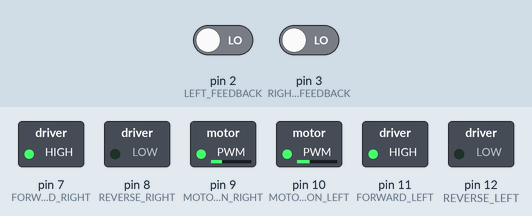
The sketch below on a simulated Arduino Uno, built with avr-gcc and run on an emulated ATmega328P. Parts: switched loads named in the sketch (green lamp = pin HIGH). Inputs (shaded band) come from the test bench; at power-on: pin 2 (LEFT_FEEDBACK) LOW, pin 3 (RIGHT_FEEDBACK) LOW. What the sketch prints to the serial monitor is not drawn.

Above: at 0.1 s.
Timing chart, 0 to 1.6 s (numbered marks = the images above):
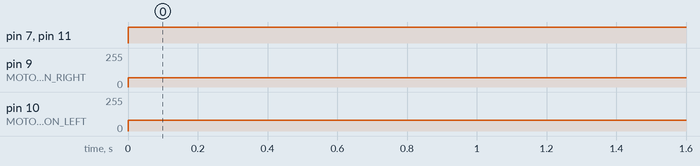

The sketch:

PlutoStory6.ino
```cpp
const int FORWARD_RIGHT = 7;
const int REVERSE_RIGHT = 8;
const int MOTOR_ON_RIGHT = 9;
const int MOTOR_ON_LEFT = 10;
const int FORWARD_LEFT = 11;
const int REVERSE_LEFT = 12;
const int LEFT_FEEDBACK = 2; // Pin numbers on Rover
const int RIGHT_FEEDBACK = 3;

volatile int leftcounter = 0; // initiate counter to zero for start
volatile int rightcounter = 0; // counter could always be reset


void setup() {
  pinMode(FORWARD_RIGHT, OUTPUT); // Forward Right
  pinMode(REVERSE_RIGHT, OUTPUT); // Back Right
  pinMode(MOTOR_ON_RIGHT, OUTPUT); //  Right Motor On
  pinMode(MOTOR_ON_LEFT, OUTPUT); // Left Motor On
  pinMode(FORWARD_LEFT, OUTPUT); // Forward Left
  pinMode(REVERSE_LEFT, OUTPUT); // Back Left

  Serial.begin(115200);
  attachInterrupt(digitalPinToInterrupt(LEFT_FEEDBACK),LeftMotorISR,RISING);
  attachInterrupt(digitalPinToInterrupt(RIGHT_FEEDBACK),RightMotorISR,RISING);

}

// the loop function runs over and over again forever
void loop() {
  // Just print out the values to show counter operating
  Serial.println("Left Counter");
  Serial.print(leftcounter);

  Serial.println("Right Counter");
  Serial.print(rightcounter);

  while (rightcounter < 920)
  {
    SlowForward(1);
    Serial.println("Right Counter in while");
    Serial.print(rightcounter);
  }

  Off(1);
}


void MotorsOn (int pause) {
  digitalWrite(MOTOR_ON_RIGHT, HIGH);
  digitalWrite(MOTOR_ON_LEFT, HIGH);
  digitalWrite(REVERSE_RIGHT, LOW);
  digitalWrite(REVERSE_LEFT, LOW);
  digitalWrite(FORWARD_RIGHT, LOW);
  digitalWrite(FORWARD_LEFT, LOW);
  delay(pause);
}
void Forward (int pause) {
  digitalWrite(MOTOR_ON_RIGHT, HIGH);
  digitalWrite(MOTOR_ON_LEFT, HIGH);
  digitalWrite(FORWARD_RIGHT, HIGH);
  digitalWrite(FORWARD_LEFT, HIGH);
  digitalWrite(REVERSE_RIGHT, LOW);
  digitalWrite(REVERSE_LEFT, LOW);
  delay(pause);

}

void SlowForward (int pause) {
  analogWrite(MOTOR_ON_RIGHT, 70);
  analogWrite(MOTOR_ON_LEFT, 80);
  digitalWrite(FORWARD_RIGHT, HIGH);
  digitalWrite(FORWARD_LEFT, HIGH);
  digitalWrite(REVERSE_RIGHT, LOW);
  digitalWrite(REVERSE_LEFT, LOW);
  delay(pause);

}
void Off (int pause) {
  digitalWrite(MOTOR_ON_RIGHT, LOW);
  digitalWrite(MOTOR_ON_LEFT, LOW);
  digitalWrite(REVERSE_RIGHT, LOW);
  digitalWrite(REVERSE_LEFT, LOW);
  digitalWrite(FORWARD_RIGHT, LOW);
  digitalWrite(FORWARD_LEFT, LOW);
  delay(pause);
}
void Reverse (int pause) {
  digitalWrite(MOTOR_ON_RIGHT, HIGH);
  digitalWrite(MOTOR_ON_LEFT, HIGH);
  digitalWrite(FORWARD_RIGHT, LOW);
  digitalWrite(FORWARD_LEFT, LOW);
  digitalWrite(REVERSE_RIGHT, HIGH);
  digitalWrite(REVERSE_LEFT, HIGH);
  delay(pause);
}
void TurnLeft (int pause) {
  analogWrite(MOTOR_ON_RIGHT, 255);
  analogWrite(MOTOR_ON_LEFT, 70);
  digitalWrite(FORWARD_RIGHT, HIGH);
  digitalWrite(FORWARD_LEFT, HIGH);
  digitalWrite(REVERSE_RIGHT, LOW);
  digitalWrite(REVERSE_LEFT, LOW);
  delay(pause);
}
void TurnRight (int pause) {
  analogWrite(MOTOR_ON_RIGHT, 70);
  analogWrite(MOTOR_ON_LEFT, 255);
  digitalWrite(FORWARD_RIGHT, HIGH);
  digitalWrite(FORWARD_LEFT, HIGH);
  digitalWrite(REVERSE_RIGHT, LOW);
  digitalWrite(REVERSE_LEFT, LOW);
  delay(pause);
}
void LeftMotorISR(){
  //adds one to counter each left motor revoulution
  leftcounter++;
}

void RightMotorISR(){
  // adds one to the counter on each right motor revoulution
  rightcounter++;
}
```

Measured:
- by itself, pin 7 (FORWARD_RIGHT), pin 11 (FORWARD_LEFT): LOW → HIGH at 0.00 s
- by itself, pin 9 (MOTOR_ON_RIGHT): 0/255 → 70/255 at 0.00 s
- by itself, pin 10 (MOTOR_ON_LEFT): 0/255 → 80/255 at 0.00 s
